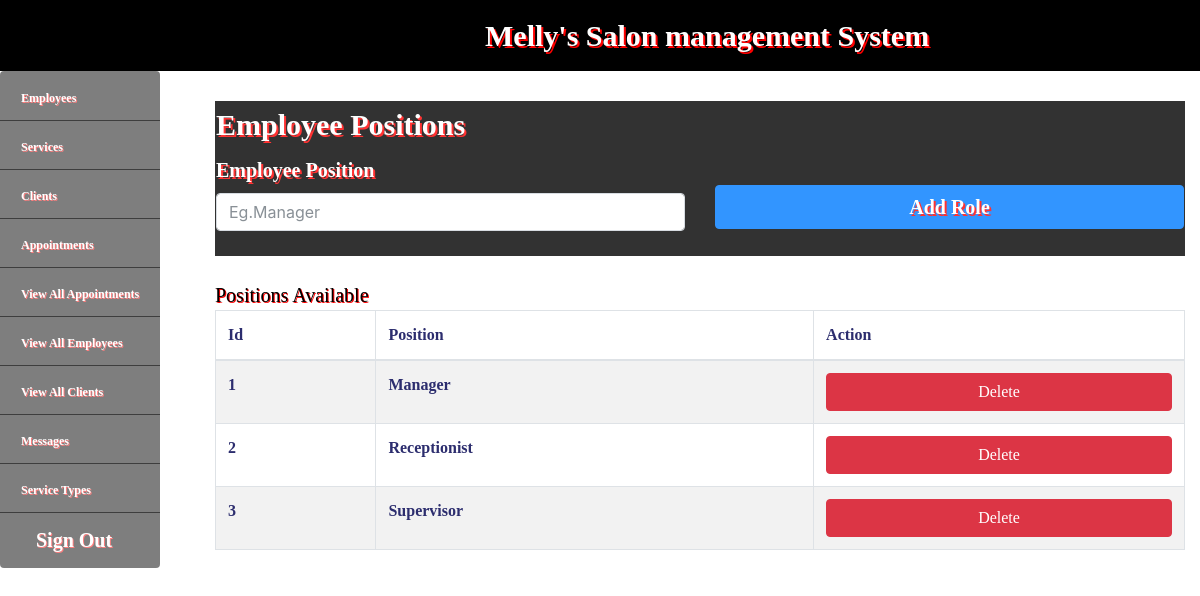
Screenshot of /Receptionist/ranks.php (signed in) with the database file from the repository.
### tables this page shows
CREATE TABLE `positions` (
  `name` varchar(100) NOT NULL
);

### Receptionist/ranks.php (the view, shortened to what this page needs)
<?php
include('config.php');
if(isset($_SESSION['user'])){
?>
  <!DOCTYPE html>
  <html lang="en" dir="ltr">
  <head>
    <link rel="stylesheet" href="../Assets/css/bootstrap.min.css">
    <link rel="stylesheet" href="../Assets/css/custom.css">
  </head>
    <body>
      <div class="row">
      <nav class="navbar container-fluid">
      <div class="navbar-brand"id="header"><a href="dashboard.php" style="color:white;text-decoration:none;">Melly's Salon management System</a>
      </div>
      </div>
      <div class="container-fluid">
      <div class="row">
        <div class="col-lg-2 col-md-2 col-sm-2" style="margin-left:0px;">
        <?php include('sidebar.php'); ?>
        </div>
        <div class="col-lg-10 col-md-10 col-sm-10">
          <form method="POST" action="<?php $_SERVER['PHP_SELF']?>" class="form" style="margin-top:30px">
            <fieldset><legend id="header" style="color:white">Employee Positions</legend>
            <div class="row">
              <div class="col-lg-6">
                <label for="Names" class="label-control" id="headerb" >Employee Position</label>
                <input type="text" class="form-control input-md" name="erole" placeholder="Eg.Manager" required/>
              </div>
              <div class="col-lg-6">
                <button class="btn btn-block btn-primary"type="submit" style="margin-top:30px" name="sub" id="headerb">Add Role</button>
              </div>
            </div>
          </fieldset>
          </form>
          <br><span style="color:black;font-family:cursive;text-shadow:1px 1px red;font-size:20px">Positions Available</span>
          <table class="table table-bordered table-striped"style="color:#2C2D6E;font-family:cursive;font-weight:bold;">
            <thead>
              <tr>
                <td>Id</td>
                <td>Position</td>
                <td colspan="2">Action</td>
              </tr>
            </thead>
            <tbody>
              <?php
              $c="SELECT * FROM positions";
              $qr=mysqli_query($conn,$c);
              $c=0;
              while($ro=mysqli_fetch_array($qr)){
                $c=$c+1;
                ?>
              <tr>
                <td><?php echo $c;?></td>
                <td><?php echo $ro['name'];?></td>
                <td><a  class="btn btn-danger btn-block"href="ranks.php?delete=<?php echo $ro['name'];?>">Delete</a></td>
              </tr>
            <?php } ?>
            </tbody>
          </table>
        </div>
    </div>
    </body>
  </html>
<?php } else{
  header("Location: ../Admin");
}?>

### Assets/css/custom.css (style rules this page uses)
.form { border:1px solid black; background-color: black; opacity: .8; }
.form { background-color: black; opacity: .8; }
.navbar-brand a { text-align: center; }

### Receptionist/ranks.php (style rules this page uses)
#header { font-family:cursive; font-size:30px; font-weight:bold; text-shadow:2px 2px red; }
#headerb { color: white; font-family:cursive; font-size:20px; font-weight:bold; text-shadow:2px 2px red; }
.navbar { background-color:black; color:white; padding-left: 500px; }

### rows the page displays
positions: name "Manager"
positions: name "Receptionist"
positions: name "Supervisor"
